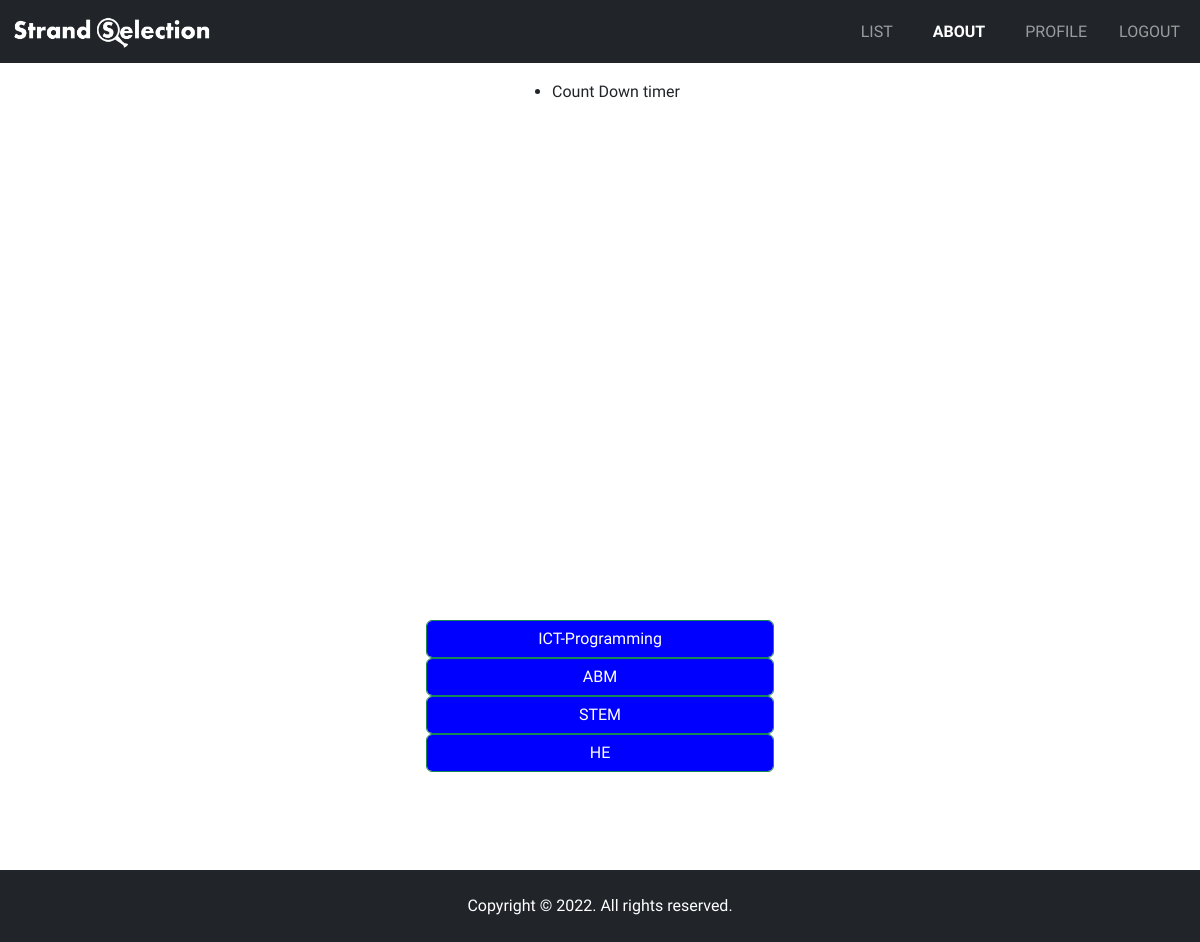
Screenshot of /User/demo.php with the database file from the repository.
### tables this page shows
CREATE TABLE `exam_category` (
  `id` int(11) NOT NULL,
  `category` varchar(100) NOT NULL,
  `topic` varchar(100) NOT NULL,
  `exam_time_in_minutes` varchar(5) NOT NULL
);

### User/demo.php (the view, shortened to what this page needs)
<!doctype html>
<html lang="en">
	<head>
		<link href="https://cdn.jsdelivr.net/npm/bootstrap@5.2.2/dist/css/bootstrap.min.css" rel="stylesheet">
		<link rel="stylesheet" href="custom_css.css">
	</head>
	<body>
		<nav class="navbar navbar-expand-md fixed-top navbar-dark bg-dark">
			<div class="container-fluid">
				<a class="navbar-brand" href="#">
					<img src="./images/SystemBrandWhiteVer2.png" alt="Logo" width="200" height="34" class="d-inline-block align-text-top">
				</a>
				<div class="collapse navbar-collapse justify-content-end" id="navbarCollapse">
					<ul class="navbar-nav">
						<li class="nav-item">
							<a class="nav-link" href="list.php">LIST</a>
						</li>
						<li class="nav-item px-4 fw-bold">
							<a class="nav-link active" aria-current="page" href="about.php">ABOUT</a>
						</li>
						<li class="nav-item">
							<a class="nav-link" href="profile.php">PROFILE</a>
						</li>
						<li class="nav-item">
							<a class="nav-link" ><?php
														echo $_SESSION['student']; ?></a>
						</li>
						<li class="nav-item">
							<a class="nav-link" href="logout.php">LOGOUT</a>
						</li>
					</ul>
				</div>
			</div>
		</nav>
		<?php
         include "connection.php";
?>
        <section class="d-flex flex-column align-items-center py-5">
        <div class="breadcome-area">
                <div class="container-fluid">
                    <div class="row">
                        <div class="col-lg-12 col-md-12 col-sm-12 col-xs-12">
                            <div class="breadcome-list">
                                <div class="row">
                                    <div class="col-lg-12 col-md-6 col-sm-6 col-xs-12 text-right">
                                        <ul class="breadcome-menu">
                                            <li>Count Down timer
                                            </li>
                                        </ul>
                                    </div>
                                </div>
                            </div>
                        </div>
                    </div>
                </div>
            </div>
        <div class="row" style="margin: 0px; padding:0px; margin-bottom: 50px;">
            <div class="col-lg-6 col-lg-push-3" style="min-height: 500px; background-color: white;"></div>
			<?php
			$res= mysqli_query($link, "select * from exam_category");
			while($row=mysqli_fetch_array($res)){
				?>
<input type ="button" class = "btn btn-success form-control" value = "<?php echo $row["category"]; ?>"
style ="magin-top: 10px; background-color: blue; color: white" onclick="set_exam_type_session(this.value);">
<?php
			}
			?>
        </div>
                                    </section>
		<footer class="d-flex flex-column flex-md-row text-center justify-content-center py-4 px-4 px-xl-5 bg-dark">
			<div class="text-white mb-3 mb-md-0">
			  Copyright © 2022. All rights reserved.
			</div>
		</footer>
	</body>
</html>

### User/custom_css.css (style rules this page uses)
body, html { height: 100%; font-family: 'Chakra Petch'; }
header, section { min-height: 100%; min-width: 100%; }
.py-5 { padding-top: 5rem !important; }

### rows the page displays
exam_category: category "ICT-Programming"
exam_category: category "ABM"
exam_category: category "STEM"
exam_category: category "HE"
